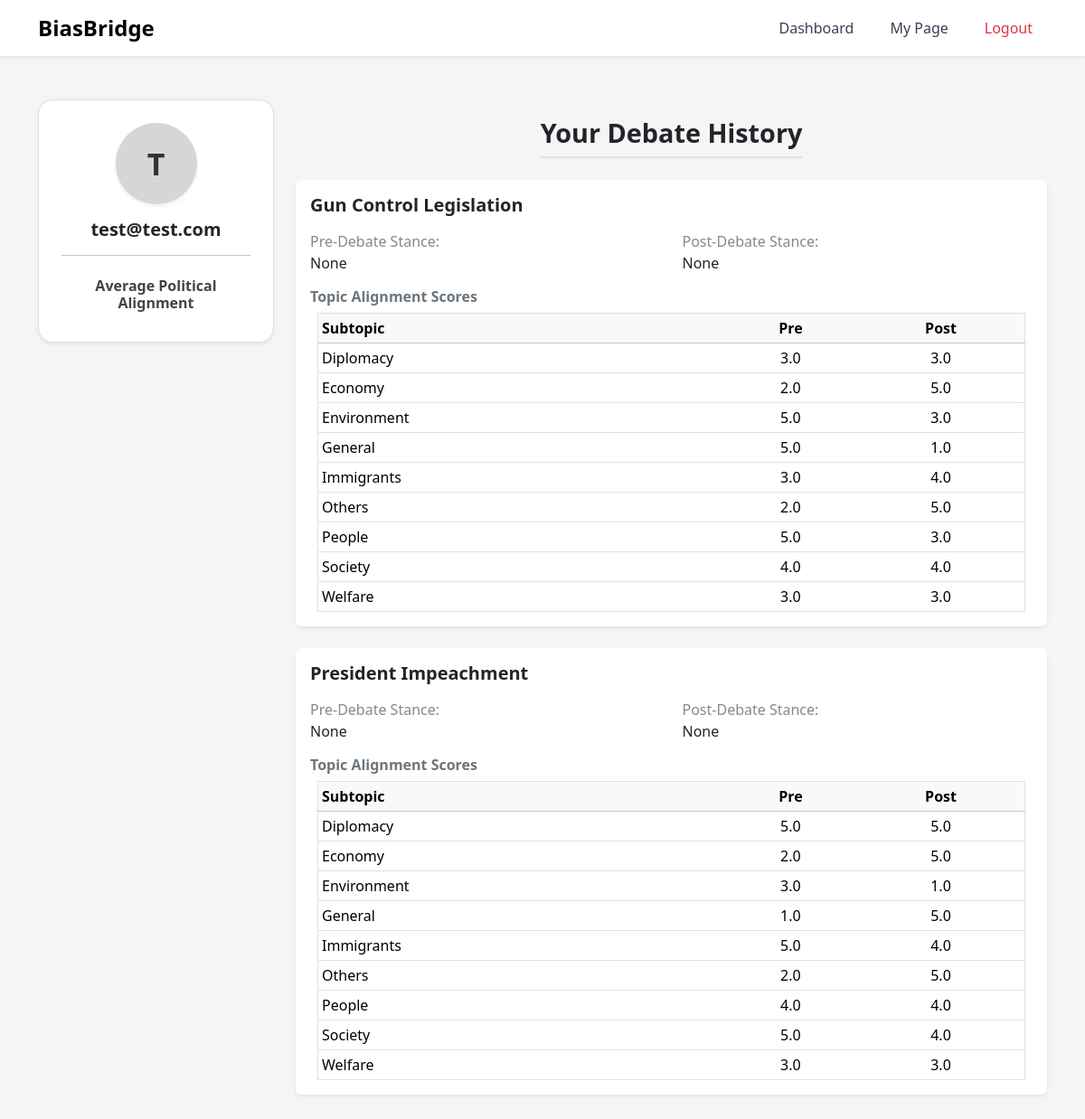
The app's page /mypage (signed in) with its own data.
### tables this page shows
CREATE TABLE debates (
                id INTEGER PRIMARY KEY AUTOINCREMENT,
                topic TEXT NOT NULL,
                country TEXT,
                date TEXT,
                is_active INTEGER DEFAULT 1
            , image TEXT, central_view TEXT, search_keywords TEXT);

CREATE TABLE topic_alignment_scores (
    id INTEGER PRIMARY KEY AUTOINCREMENT,
    user_id INTEGER,
    debate_id INTEGER,
    topic TEXT,
    phase TEXT,  -- 'pre' or 'post'
    score REAL,
    created_at TIMESTAMP DEFAULT CURRENT_TIMESTAMP,
    UNIQUE(user_id, debate_id, topic, phase)
);

### app.py (the view)
@app.route('/mypage')
def mypage():
    if 'user_id' not in session:
        return redirect(url_for('login'))
    user_id = session['user_id']
    username = session.get('username')
    with sqlite3.connect(DB_PATH) as conn:
        cursor = conn.cursor()
        cursor.execute('''
            SELECT id, topic FROM debates
        ''')
        debates = cursor.fetchall()
        debate_details = {}
        for debate_id, topic in debates:
            cursor.execute('''
                SELECT stance, comment FROM surveys WHERE user_id = ? AND debate_id = ? AND phase = 'pre'
            ''', (user_id, debate_id))
            pre = cursor.fetchone()
            cursor.execute('''
                SELECT stance, comment FROM surveys WHERE user_id = ? AND debate_id = ? AND phase = 'post'
            ''', (user_id, debate_id))
            post = cursor.fetchone()
            cursor.execute('''
                SELECT alignment FROM alignment_results WHERE user_id = ? AND debate_id = ? AND phase = 'pre'
            ''', (user_id, debate_id))
            alignment_pre = cursor.fetchone()
            cursor.execute('''
                SELECT alignment FROM alignment_results WHERE user_id = ? AND debate_id = ? AND phase = 'post'
            ''', (user_id, debate_id))
            alignment_post = cursor.fetchone()
            cursor.execute('''
                SELECT topic, phase, score FROM topic_alignment_scores
                WHERE user_id = ? AND debate_id = ?
            ''', (user_id, debate_id))
            topic_scores = cursor.fetchall()
            score_dict = {}
            for t, phase, score in topic_scores:
                score_dict.setdefault(t, {})[phase] = score
            debate_details[topic] = {
                'pre_stance': pre[0] if pre else None,
                'post_stance': post[0] if post else None,
                'alignment_pre': alignment_pre[0] if alignment_pre else None,
                'alignment_post': alignment_post[0] if alignment_post else None,
                'topic_scores': score_dict
            }
        cursor.execute('''
            SELECT alignment FROM alignment_results
            WHERE user_id = ? AND alignment IS NOT NULL
        ''', (user_id,))
        alignments = [row[0] for row in cursor.fetchall()]
    alignment_map = {'left': -1, 'center': 0, 'right': 1}
    scores = [alignment_map[a] for a in alignments if a in alignment_map]
    if scores:
        avg_score = sum(scores) / len(scores)
        if avg_score < -0.5:
            avg_label = "Left"
        elif avg_score > 0.5:
            avg_label = "Right"
        else:
            avg_label = "Center"
    else:
        avg_score = 'N/A'
        avg_label = 'N/A'
    return render_template(
        'mypage.html',
        username=username,
        debate_details=debate_details,
        avg_alignment_score=avg_score,
        avg_alignment_label=avg_label
    )

### templates/mypage.html (shortened to what this page needs)
<!DOCTYPE html>
<html lang="en">
<head>
  <link href="https://cdn.jsdelivr.net/npm/bootstrap@5.3.3/dist/css/bootstrap.min.css" rel="stylesheet">
  <link href="https://cdn.jsdelivr.net/npm/bootstrap-icons@1.10.5/font/bootstrap-icons.css" rel="stylesheet">
</head>
<body>
  {% include 'nav.html' %}
  <div class="container py-5">
    <div class="row g-4">
      <div class="col-md-4 col-lg-3">
        <div class="profile-box text-center shadow-sm">
          <div class="avatar mx-auto mb-3 shadow-sm">{{ username[0]|upper }}</div>
          <h5 class="fw-bold text-dark">{{ username }}</h5>
          <hr>
<div class="text-center mt-4">
  <h6 class=" b-2">Average Political Alignment</h6>
</div>
        </div>
      </div>
      <div class="col-md-8 col-lg-9">
        <div class="text-center">
                  <h4 class="section-title text-center fw-bold mb-4">Your Debate History</h4>
        </div>
{% for topic, data in debate_details.items() %}
<div class="card mb-4 shadow-sm border-0">
  <div class="card-body">
    <h5 class="card-title fw-bold mb-3">{{ topic }}</h5>
    <div class="row mb-3">
      <div class="col-md-6">
        <span class="text-muted-label">Pre-Debate Stance:</span><br>
        <span class="fw-medium">{{ data.pre_stance|capitalize or 'N/A' }}</span>
      </div>
      <div class="col-md-6">
        <span class="text-muted-label">Post-Debate Stance:</span><br>
        <span class="fw-medium">{{ data.post_stance|capitalize or 'N/A' }}</span>
      </div>
    </div>
    {% if data.topic_scores %}
    <div class="mt-3">
      <h6 class="text-secondary fw-semibold mb-2">Topic Alignment Scores</h6>
      <div class="table-responsive px-2">
        <table class="table table-sm align-middle mb-0 border rounded">
          <thead class="table-light">
            <tr>
              <th>Subtopic</th>
              <th class="text-center">Pre</th>
              <th class="text-center">Post</th>
            </tr>
          </thead>
          <tbody>
            {% for subtopic, scores in data.topic_scores.items() %}
            <tr>
              <td>{{ subtopic }}</td>
              <td class="text-center">{{ scores.pre if scores.pre is defined else '-' }}</td>
              <td class="text-center">{{ scores.post if scores.post is defined else '-' }}</td>
            </tr>
            {% endfor %}
          </tbody>
        </table>
      </div>
    </div>
    {% endif %}
  </div>
</div>
{% endfor %}
      </div>
    </div>
  </div>
</body>
</html>

### templates/mypage.html (style rules this page uses)
body { background-color: #f5f5f5; font-family: 'Segoe UI', sans-serif; }
.section-title { font-size: 1.8rem; font-weight: 700; text-align: center !important; color: #212529; margin-top: 20px; margin-bottom: 50px; border-bottom: 2px solid #dee2e6; padding-bottom: 0.5rem; display: inline-block; }
.profile-box { border-radius: 16px; padding: 25px; background: #ffffff; border: 1px solid #e0e0e0; box-shadow: 0 1px 3px rgba(0,0,0,0.05); }
.avatar { width: 90px; height: 90px; border-radius: 50%; background: #d6d6d6; display: flex; align-items: center; justify-content: center; font-size: 34px; font-weight: bold; color: #333; margin-bottom: 15px; }
h6 { color: #444; font-weight: 600; }
.text-muted-label { color: #888; font-weight: 500; }

### records on screen
debates: topic "Gun Control Legislation", pre_stance "None", post_stance "None"
topic_alignment_scores: topic "Diplomacy", score "3.0"
topic_alignment_scores: topic "Economy", score "2.0", score "5.0"
topic_alignment_scores: topic "Environment", score "5.0", score "3.0"
topic_alignment_scores: topic "General", score "5.0", score "1.0"
topic_alignment_scores: topic "Immigrants", score "3.0", score "4.0"
topic_alignment_scores: topic "Others", score "2.0", score "5.0"
topic_alignment_scores: topic "People", score "5.0", score "3.0"
topic_alignment_scores: topic "Society", score "4.0"
topic_alignment_scores: topic "Welfare", score "3.0"
debates: topic "President Impeachment", pre_stance "None", post_stance "None"
topic_alignment_scores: topic "Diplomacy", score "5.0"
topic_alignment_scores: topic "Economy", score "2.0", score "5.0"
topic_alignment_scores: topic "Environment", score "3.0", score "1.0"
topic_alignment_scores: topic "General", score "1.0", score "5.0"
topic_alignment_scores: topic "Immigrants", score "5.0", score "4.0"
topic_alignment_scores: topic "Others", score "2.0", score "5.0"
topic_alignment_scores: topic "People", score "4.0"
topic_alignment_scores: topic "Society", score "5.0", score "4.0"
topic_alignment_scores: topic "Welfare", score "3.0"

### other values on screen
{{ username[0]|upper }} "T"
{{ username }} "test@test.com"
